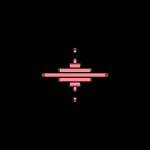
Frame 1 (no input)
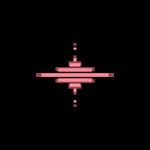
Frame 60 (the mouse pressed at the canvas centre just before this capture)
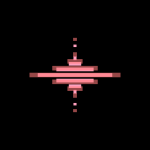
Frame 120 (the mouse held since frame 60 and released just before this capture)

The Processing sketch that drew these frames (run headless with seeded random() and noise(); from frame 60 on, the mouse is pressed at the canvas centre):

// Processing sketch: processing_101935
// ── processing_101935.pde

float move=0.001;
void setup() {
  size(150, 150);
  frameRate(100);
}


void star(int red, int green, int blue, int alpha, float hgt) {
  //smooth();
  pushMatrix();
  //rotate(-PI/16);  

  float spc = hgt+3;
  //spacing between rectangles
  float mx = 120;
  //center bar length
  float mx_init = mx;
  //used for calculating

  noStroke();
  fill(red, green, blue, alpha);
  rectMode(CENTER);
  rect(0, 0, mx, hgt);
  //middle bar

  mx = mx/2;
  rect(0, spc * 1, mx, hgt);
  rect(0, -spc * 1, -mx, -hgt);
  //first teir of bars

  mx = mx/3;
  rect(0, spc * 2, mx, hgt);
  rect(0, -spc * 2, -mx, -hgt);
  //second teir of bars

  mx = mx/4;
  rect(0, spc * 3, mx, hgt);
  rect(0, -spc * 3, -mx, -hgt);
  //third teir of bars

  hgt = mx_init - (mx+spc)*8;
  int oset = 10;
  rectMode(CORNER);
  rect(-mx/2, spc *5, mx, hgt/2);
  rect(-mx/2, -spc * 5, mx, -hgt/2);
  //spikes
  popMatrix();
}


void stars() {
  pushMatrix();

  translate(width/2, height/2);
  scale(.5+move);
  star(255, 160, 190, 255, 6);
  //smaller one
  scale(1.1+(move));
  star(255, 120, 120, 150, 6);
  //larger translucent one
  popMatrix();
}

void draw() { 

  rectMode(CORNER);
  fill(0, 0, 0, 255);
  rect(0, 0, width, height);
  move +=0.001;
  if (move == .001) {
    move = 0;
  }

  ///this should reset the shape

  //once a second
  stars();
  //put the shape over it
}
